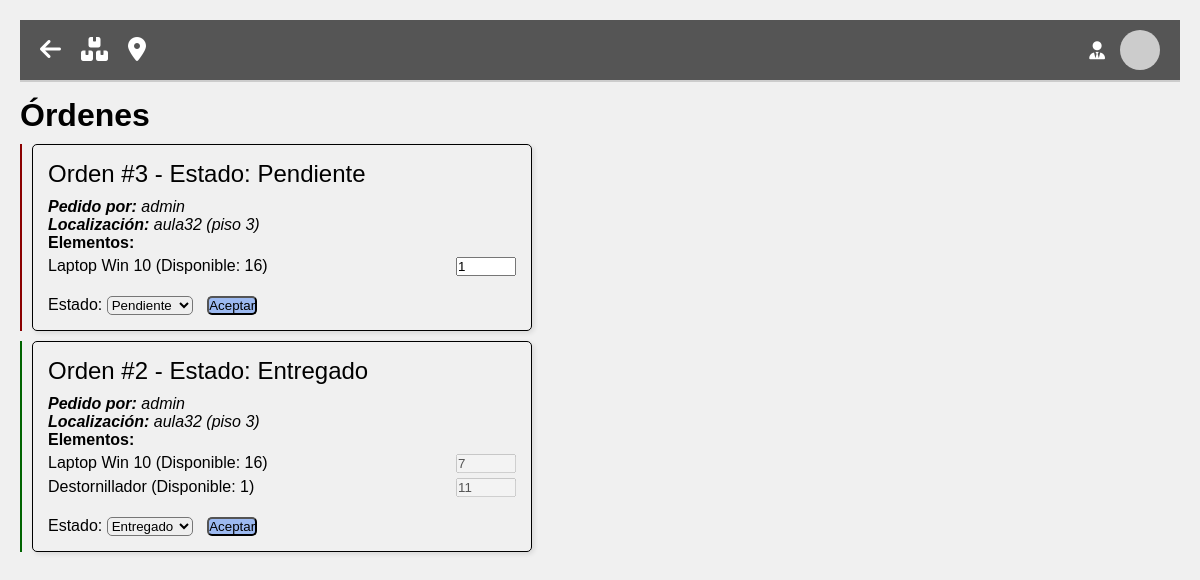
The page /orders on the database as committed earlier.
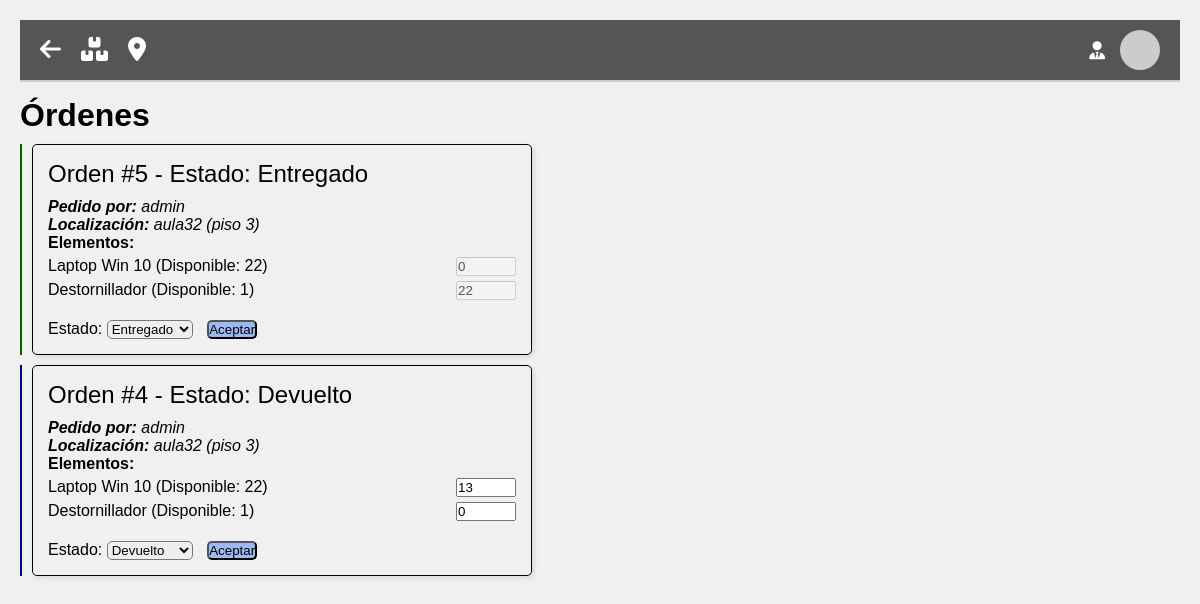
The same page on the database as committed later.
### SGM/SGM.py (models this page shows, shortened)
class Order(db.Model):
    __tablename__ = 'orders'
    IDorder = Column(Integer, primary_key=True, autoincrement=True)
    IDuser = Column(Integer, ForeignKey('user.IDuser'))
    time = Column(Time, nullable=False)
    date = Column(Date, nullable=False)
    location = Column(Integer, ForeignKey('location.id'))  # FK con Location
    repeat = db.Column(db.Boolean, nullable=True)
    finish = Column(Date, nullable=True)
    state = Column(String(255), nullable=False)
    location_info = db.relationship('Location', backref='orders')
    User = db.relationship('User', backref='orders')
    order_elements = db.relationship('OrderElement', backref='order')

class User(db.Model, UserMixin):
    __tablename__ = 'user'
    IDuser = Column(Integer, primary_key=True, autoincrement=True)
    username = Column(String(255), nullable=False, unique=True)
    userpass = Column(String(255), nullable=False)
    userclass = Column(String(255), nullable=False)
    useravatar = Column(String(255), nullable=True)
    __table_args__ = (
        CheckConstraint('length(userpass) >= 8', name='userpass_check'),
    )

class Location(db.Model):
    __tablename__ = 'location'
    id = Column(Integer, primary_key=True, autoincrement=True)
    name = Column(String(255), nullable=False)
    planta = Column(String(255), nullable=True)
    descrip = Column(String(255), nullable=True)
    img = Column(String(255), nullable=True)

class OrderElement(db.Model):
    __tablename__ = 'orders_elm'
    id = Column(Integer, primary_key=True, autoincrement=True)
    IDorder = Column(Integer, ForeignKey('orders.IDorder'))
    IDelement = Column(Integer, ForeignKey('elements.IDelement'))
    cant = Column(Integer, nullable=False)
    element = db.relationship('Element', backref='order_elements')

class Element(db.Model):
    __tablename__ = 'elements'
    IDelement = Column(Integer, primary_key=True, autoincrement=True)
    name = Column(String(255), nullable=False)
    disp = db.Column(db.Boolean, nullable=True)
    cantotal = Column(Integer, nullable=False)
    candisp = Column(INTEGER(unsigned=True), nullable=False)
    adds = Column(String(255), nullable=True)
    img = Column(String(255), nullable=True)

### SGM/SGM.py (the view)
@app.route('/orders', methods=['GET'])
def show_orders():
    orders = Order.query.join(Location, Location.id == Order.location) \
                        .join(OrderElement, Order.IDorder == OrderElement.IDorder) \
                        .join(Element, Element.IDelement == OrderElement.IDelement) \
                        .join(User, User.IDuser == Order.IDuser) \
                        .order_by(Order.state.desc(), Order.IDorder.desc()) \
                        .all()
    return render_template('verif_pedidos.html', orders=orders)

### SGM/templates/verif_pedidos.html (shortened to what this page needs)
<!DOCTYPE html>
<html lang="en">
<head>
    <link rel="stylesheet" href="{{ url_for('static', filename='topbar.css')}}">
    <link rel="stylesheet" href="https://cdnjs.cloudflare.com/ajax/libs/font-awesome/6.0.0-beta3/css/all.min.css">
</head>
<body>
    <header class="topbar">
        <div class="left-section">
            <a href="/inicio">
            <i class="fa-solid fa-arrow-left" style="color: #fff;"></i>
            </a>
            <a href="/inventario">
                <i class="fa-solid fa-boxes" style="color: #fff;"></i>
            </a>
            <a href="/localizacion">
                <i class="fa-solid fa-location-dot" style="color: #fff;"></i>
            </a>
        </div>
        <div class="right-section">
            <div class="user-info">
                <i class="fa-solid fa-user-tie" style="color: #fff;"></i>
                <img src="https://via.placeholder.com/40" alt="Avatar" class="user-avatar">
            </div>
        </div>
    </header>
    <h1 style="margin-top: 15px;">Órdenes</h1>
    {% for order in orders %}
    <form class="order-form" action="/update_order" method="POST" style="{% if order.state == 'Entregado' %}border-color: darkgreen;{% elif order.state == 'Pendiente' %}border-color: darkred;{% else %}border-color: darkblue;{% endif %}">
        <div class="order-card">
            <div class="order-header">Orden #{{ order.IDorder }} - Estado: {{ order.state }}</div>
            <div class="location-info">
                <div>
                    <strong>Pedido por:</strong> {{ order.User.username }}
                </div>
                <div>
                    <strong>Localización:</strong> {{ order.location_info.name }} ({{ order.location_info.planta }})
                </div>
            </div>
            <div class="elements-list">
                <h4>Elementos:</h4>
                {% for element in order.order_elements %}
                <div class="element-row">
                    <span>{{ element.element.name }} (Disponible: {{ element.element.candisp }})</span>
                    <input type="number" name="cant" value="{{ element.cant }}" min="0"
                           data-original-value="{{ element.cant }}"
                           data-max-available="{{ element.element.candisp }}"
                           {% if order.state == 'Entregado' %}disabled{% endif %}>
                </div>
                {% endfor %}
            </div>
            <div class="order-footer">
                <label for="state">Estado:</label>
                <select name="state" data-estado-actual="{{ order.state }}">
                    <option value="Pendiente" {% if order.state == 'Pendiente' %}selected{% endif %}>Pendiente</option>
                    <option value="Entregado" {% if order.state == 'Entregado' %}selected{% endif %}>Entregado</option>
                    <option value="Devuelto" {% if order.state == 'Devuelto' %}selected{% endif %}>Devuelto</option>
                </select>
                <button type="submit" style="background-color: #9cb9f0">Aceptar</button>
            </div>
        </div>
    </form>
    {% endfor %}
</body>
</html>

### SGM/static/topbar.css (style rules this page uses)
a { text-decoration-line: none !important; color: none !important; }
.topbar { display: flex; justify-content: space-between; align-items: center; background-color: #555; color: white; padding: 10px 20px; border-bottom: 2px solid #ccc; }
.left-section { font-size: 24px; display: flex; gap: 20px; flex-direction: row; }
.right-section { display: flex; align-items: center; }
.right-section i { font-size: 18px; margin-right: 15px; cursor: pointer; }
.user-info { display: flex; align-items: center; margin-left: 15px; }
.user-avatar { width: 40px; height: 40px; border-radius: 50%; }

### SGM/templates/verif_pedidos.html (style rules this page uses)
* { box-sizing: border-box; margin: 0; padding: 0; font-family: Arial, sans-serif; text-decoration-line: none; }
body { background-color: #f0f0f0; padding: 20px; }
.order-card { border: 1px solid #000000; padding: 15px; margin: 10px; border-radius: 5px; box-shadow: 2px 2px 5px rgba(0, 0, 0, 0.1); max-width: 500px; }
.order-header { font-size: 1.5em; margin-bottom: 10px; }
.element-row { display: flex; justify-content: space-between; margin: 5px 0; }
.element-row input { width: 60px; }
.location-info { margin-top: 10px; font-style: italic; }
.order-footer { margin-top: 20px; }
.order-footer select, .order-footer button { margin-right: 10px; border-radius: 5px; }
.order-form { border-style: none none none solid; border-left-width: 2px; }

Rows that differ between the two databases and show on the page:
removed Order: IDorder "3", state "Pendiente", User.username "admin", location_info.name "aula32", location_info.planta "piso 3"
removed OrderElement: element.name "Laptop Win 10", element.candisp "16", cant "1", shown under "3"
removed Order: IDorder "2", state "Entregado", User.username "admin", location_info.name "aula32", location_info.planta "piso 3"
removed OrderElement: element.name "Laptop Win 10", element.candisp "16", cant "7", shown under "2"
removed OrderElement: element.name "Destornillador", element.candisp "1", cant "11", shown under "2"
added Order: IDorder "5", state "Entregado", User.username "admin", location_info.name "aula32", location_info.planta "piso 3"
added OrderElement: element.name "Laptop Win 10", element.candisp "22", cant "0", shown under "5"
added OrderElement: element.name "Destornillador", element.candisp "1", cant "22", shown under "5"
added Order: IDorder "4", state "Devuelto", User.username "admin", location_info.name "aula32", location_info.planta "piso 3"
added OrderElement: element.name "Laptop Win 10", element.candisp "22", cant "13", shown under "4"
added OrderElement: element.name "Destornillador", element.candisp "1", cant "0", shown under "4"
